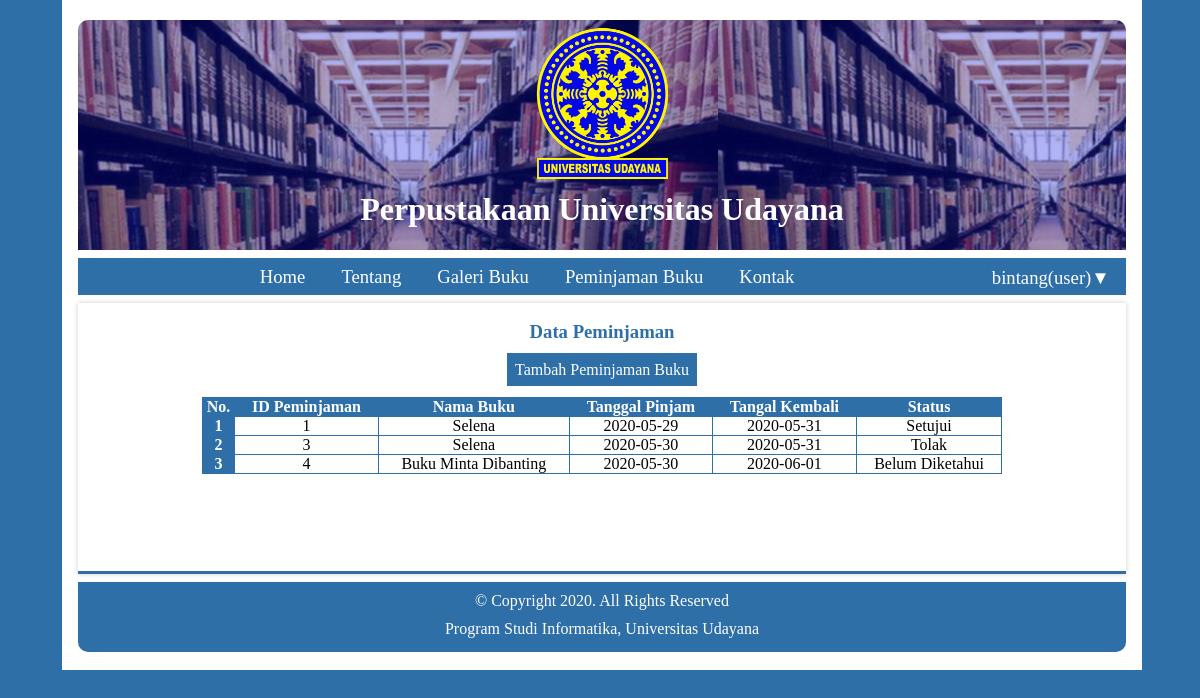
Screenshot of /index.php?halaman=peminjaman (signed in) with the database file from the repository.
### tables this page shows
CREATE TABLE `peminjaman` (
  `id_peminjaman` int(11) NOT NULL,
  `tgl_pinjam` date NOT NULL,
  `tgl_kembali` date NOT NULL,
  `status` enum('setujui','tolak','belum diketahui') NOT NULL,
  `id_buku` int(11) NOT NULL,
  `id_user` int(11) NOT NULL
);

CREATE TABLE `buku` (
  `id_buku` int(11) NOT NULL,
  `isbn` varchar(13) NOT NULL,
  `judul_buku` varchar(50) NOT NULL,
  `tahun_buku` varchar(4) NOT NULL,
  `stok_buku` int(3) NOT NULL,
  `kategori` varchar(50) NOT NULL,
  `id_penerbit` int(11) NOT NULL,
  `id_rak` int(11) NOT NULL
);

### akses.php (called while the page is built, shortened)
<?php
	if (!isset($_SESSION['login_user']) || !isset($_SESSION['akses']) || !isset($_SESSION['id_user'])){
	    $user='NULL';
	    $akses='NULL';
	    $id ='NULL';
	}else{
		$akses = $_SESSION['akses'];
	}
?>

### function.php (called while the page is built, shortened)
<?php
    class Data{
        private $mysqli;
        public function __construct($conn)
        {
            $this->mysqli = $conn;
        }
        public function tampil_peminjaman($id){
            $db = $this->mysqli->connection;
            $sql = "SELECT p.id_peminjaman, p.tgl_pinjam, p.tgl_kembali, p.status,b.id_buku, b.judul_buku, u.nama FROM peminjaman p JOIN buku b JOIN user u WHERE p.id_buku=b.id_buku AND p.id_user=u.id_user AND p.id_user='$id';";
            $query = $db->query($sql) or die($db->error);
            return $query;
        }
    }
?>

### main/peminjaman.php (the view, shortened to what this page needs)
<div class="peminjaman">
	<?php
	if ($akses=='admin' || $akses=='superadmin') {
		$tampil = $dat->tampil_allpeminjaman();
	}elseif ($akses=='user') {
		$tampil = $dat->tampil_peminjaman($id);
	}
?>
	<br><h3 style="color: #2e6fa7;">Data Peminjaman</h3><br>
	<?php
		if ($akses=='user') {
			?>
				<a href="index.php?halaman=tambah_pinjam"><label style="background: #2e6fa7;color: white;padding: 8px;">Tambah Peminjaman Buku</label></a><br><br>
			<?php
		}
	?>
	<table border="1" class="tbl_peminjaman">
		<tr>
			<th>No.</th>
			<th>ID Peminjaman</th>
			<th>Nama Buku</th>
			<th>Tanggal Pinjam</th>
			<th>Tangal Kembali</th>
			<th>Status</th>
		</tr>
		<?php
		$no = 1;
		while($data = $tampil->fetch_object())
		{
		?>
			<tr>
				<th><?php echo $no++ ?></th>
				<td><?php echo $data->id_peminjaman ?></td>
				<td><?php echo $data->judul_buku; ?></td>
				<td><?php echo $data->tgl_pinjam; ?></td>
				<td><?php echo $data->tgl_kembali; ?></td>
				<td><?php echo $data->status; ?></td>
			</tr>
			<?php
		}
		?>
	</table>
</div>

### style/style.css (style rules this page uses)
* { margin: 0; padding: 0; }
a { text-decoration: none; color: #575656; }
body { background: #2e6fa7 }
.peminjaman { width: 97%; box-shadow: 0px 0px 5px 0px rgba(0, 0, 0, 0.2); margin-top: 8px; height: 268px; border-bottom: 3px solid #2e6fa7; }
.tbl_peminjaman { width: 800px; border: 1px solid #2e6fa7; border-collapse: collapse; text-transform: capitalize; }
.tbl_peminjaman tr th { background: #2e6fa7; color: white; text-align: center; }
.tbl_peminjaman tr td { text-align: center; }

### rows the page displays
peminjaman: id_peminjaman "1", id_buku.judul_buku "Selena", tgl_pinjam "2020-05-29", tgl_kembali "2020-05-31", status "Setujui"
peminjaman: id_peminjaman "3", id_buku.judul_buku "Selena", tgl_pinjam "2020-05-30", tgl_kembali "2020-05-31", status "Tolak"
peminjaman: id_peminjaman "4", id_buku.judul_buku "Buku Minta Dibanting", tgl_pinjam "2020-05-30", tgl_kembali "2020-06-01", status "Belum Diketahui"

### other values shown
$user "bintang"
$akses "user"
